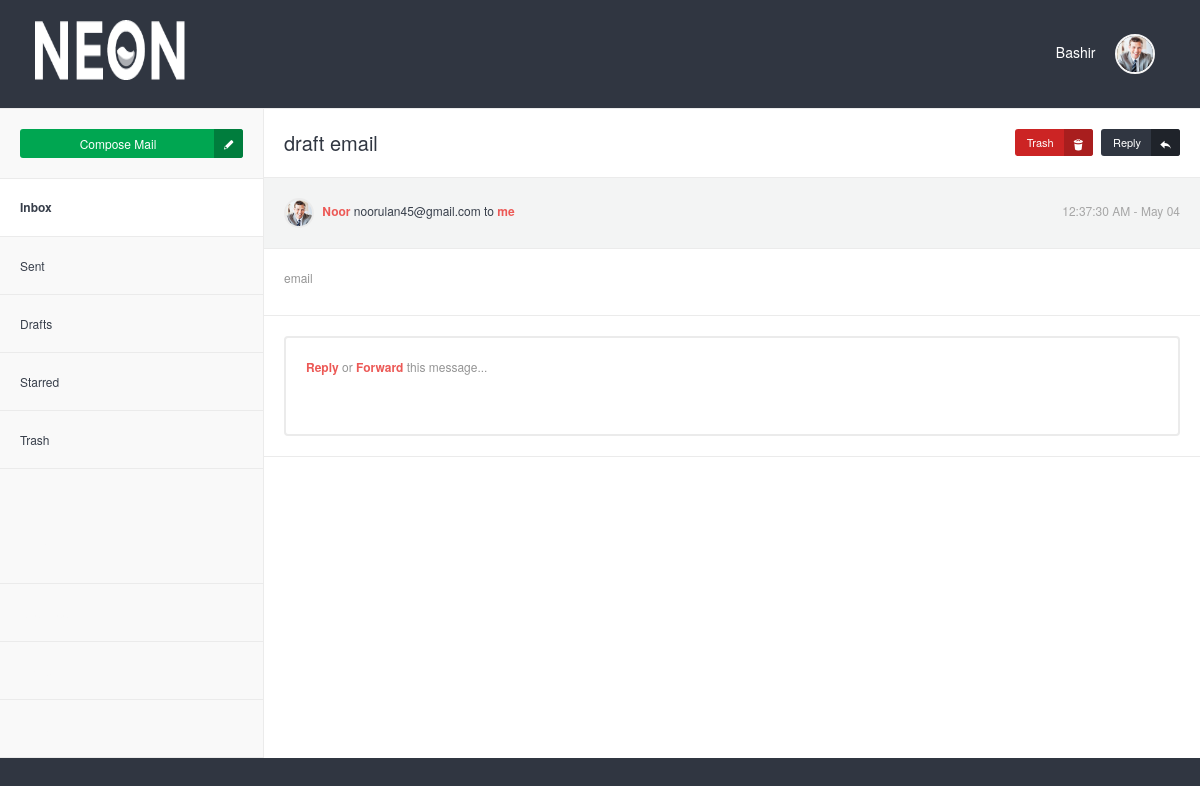
The page /message.php?id=24&action=receiveEmail (signed in) on the database its author committed.
### tables this page shows
CREATE TABLE `user` (
  `id` int(11) NOT NULL,
  `username` varchar(250) NOT NULL,
  `email` varchar(250) NOT NULL,
  `full_name` varchar(250) NOT NULL,
  `phone` varchar(250) NOT NULL,
  `password` varchar(250) NOT NULL
);

CREATE TABLE `emails` (
  `id` int(11) NOT NULL,
  `senderID` int(11) NOT NULL,
  `senderEmail` varchar(250) NOT NULL,
  `emailSubject` mediumtext NOT NULL,
  `emailBody` longtext NOT NULL,
  `receiverID` int(11) NOT NULL,
  `receiverEmail` varchar(250) NOT NULL,
  `date` varchar(50) NOT NULL DEFAULT current_timestamp(),
  `time` varchar(50) NOT NULL,
  `read_status` int(1) NOT NULL DEFAULT 0
);

### support/session.php (called while the page is built, shortened)
<?php
include 'connection.php';
if(isset($_SESSION['login_user'])){
    $login_user= $_SESSION['login_user'];
    $query = "SELECT  * from user where email = '$login_user'" ;
    $result = mysqli_query($con, $query);
    $row = mysqli_fetch_assoc($result);
    $fullName = $row['full_name'];
}else{
    header('Location: index.php');
}
?>

### support/message_action.php (called while the page is built, shortened)
<?php
include 'connection.php';
$id= $_GET['id'];
$select = "SELECT * FROM emails where id = $id";
$result = mysqli_query($con, $select);
$row = mysqli_fetch_assoc($result);
$senderEmail = $row['senderEmail'];
$emailSubject = $row['emailSubject'];
$emailBody = $row['emailBody'];
$date = $row['date'];
$time = $row['time'];
$sql_ = "SELECT `full_name` FROM `user` WHERE email = '$senderEmail'";
$result_ = mysqli_query($con, $sql_);
$r = mysqli_fetch_assoc($result_);
$senderName = $r['full_name'];
?>

### message.php (the view, shortened to what this page needs)
<?php
    include('support/session.php');
    include('support/message_action.php');
?>
<!DOCTYPE html>
<html lang="en">
    <head>
        <link rel="stylesheet" href="assets/js/jquery-ui/css/no-theme/jquery-ui-1.10.3.custom.min.css" id="style-resource-1">
        <link rel="stylesheet" href="assets/css/font-icons/entypo/css/entypo.css" id="style-resource-2">
        <link rel="stylesheet" href="assets/css/bootstrap.css" id="style-resource-4">
        <link rel="stylesheet" href="assets/css/neon-core.css" id="style-resource-5">
        <link rel="stylesheet" href="assets/css/neon-theme.css" id="style-resource-6">
        <link rel="stylesheet" href="assets/css/neon-forms.css" id="style-resource-7">
        <link rel="stylesheet" href="assets/css/custom.css" id="style-resource-8">
    </head>
    <body class="page-body" data-url="https://demo.neontheme.com">
        <div class="page-container">
            <div class="main-content" style="background-color: #303641" >
                <?php include ('topbar.php') ?>
                <div class="mail-env" style="background-color: white">
                    <div class="mail-body">
                        <form method="post" action="">
                            <div class="mail-header">
                                <div class="mail-title">
                                    <?php
                                        if($emailSubject != null){
                                            echo $emailSubject;
                                        }else{
                                            echo 'Email';
                                        }
                                    ?>
                                </div>
                                <div class="mail-links">
                                    <?php if(isset($_GET['stat'])) { ?>
                                        <button type="submit" name="delete" class="btn btn-danger btn-icon">Delete Forever<i class="entypo-trash"></i> </button>
                                    <?php }else{ ?>
                                        <button type="submit" name="trash" class="btn btn-danger btn-icon">Trash<i class="entypo-trash"></i> </button>
                                    <?php } ?>
                                    <?php if(!isset($_GET['stat'])){ ?>
                                        <a href="compose.php?id=<?php echo $id; ?>&status=<?php echo 'reply';?>" class="btn btn-primary btn-icon">
                                            Reply<i class="entypo-reply"></i>
                                        </a>
                                    <?php } ?>
                                </div>
                            </div>
                            <div class="mail-info">
                                <div class="mail-sender dropdown">
                                    <a href="#" class="dropdown-toggle" data-toggle="dropdown">
                                        <img src="assets/images/thumb-1.png" class="img-circle" width="30" />
                                        <span><?php echo $senderName; ?> </span> <?php echo $senderEmail; ?>    to <span>me</span>
                                    </a>
                                </div>
                                <div class="mail-date"><?php echo $time; ?> - <?php echo $date; ?></div>
                            </div>
                            <div class="mail-text">
                                <p><?php echo $emailBody; ?></p>
                            </div>
                            <div class="mail-reply">
                                <div class="fake-form">
                                    <div>
                                        <a href="compose.php?id=<?php echo $id; ?>&status=<?php echo 'reply';?>">Reply</a> or
                                        <a href="compose.php?id=<?php echo $id; ?>&status=<?php echo 'forward';?>">Forward</a> this message...
                                    </div>
                                </div>
                            </div>
                        </form>
                    </div>
                    <?php include ('sidebar.php') ?>
                </div>
            </div>
        </div>
    </body>
</html>

### topbar.php (shortened to what this page needs)
<div class="row">
    <div class="col-md-12 col-sm-12 clearfix">
        <div class="col-md-6 col-sm-6 col-xs-6 clearfix">
            <ul class="user-info pull-left pull-none-xsm" >
                <li>
                    <header class="logo-env">
                        <div class="logo">
                            <a href="inbox.php"> <img src="assets/images/logo%402x.png" width="150" height="60" alt="" /> </a>
                        </div>
                    </header>
                </li>
            </ul>
        </div>
        <div class="col-md-6 col-sm-6 col-xs-6 clearfix">
            <ul class="list-inline links-list pull-right">
                <li class="profile-info dropdown">
                    <a href="#" class="dropdown-toggle" data-toggle="dropdown" style="color: white">
                    <?php echo $fullName ?> &nbsp;&nbsp;&nbsp;  <img src="assets/images/thumb-1%402x.png" alt="" class="img-circle" width="40" />
                    </a>
                </li>
            </ul>
        </div>
    </div>
</div>

### rows shown on the page
user: full_name "Bashir"
emails: emailSubject "draft email", senderEmail "noorulan45@gmail.com", time "12:37:30 AM", date "May 04", emailBody "email"
user: full_name "Noor"
